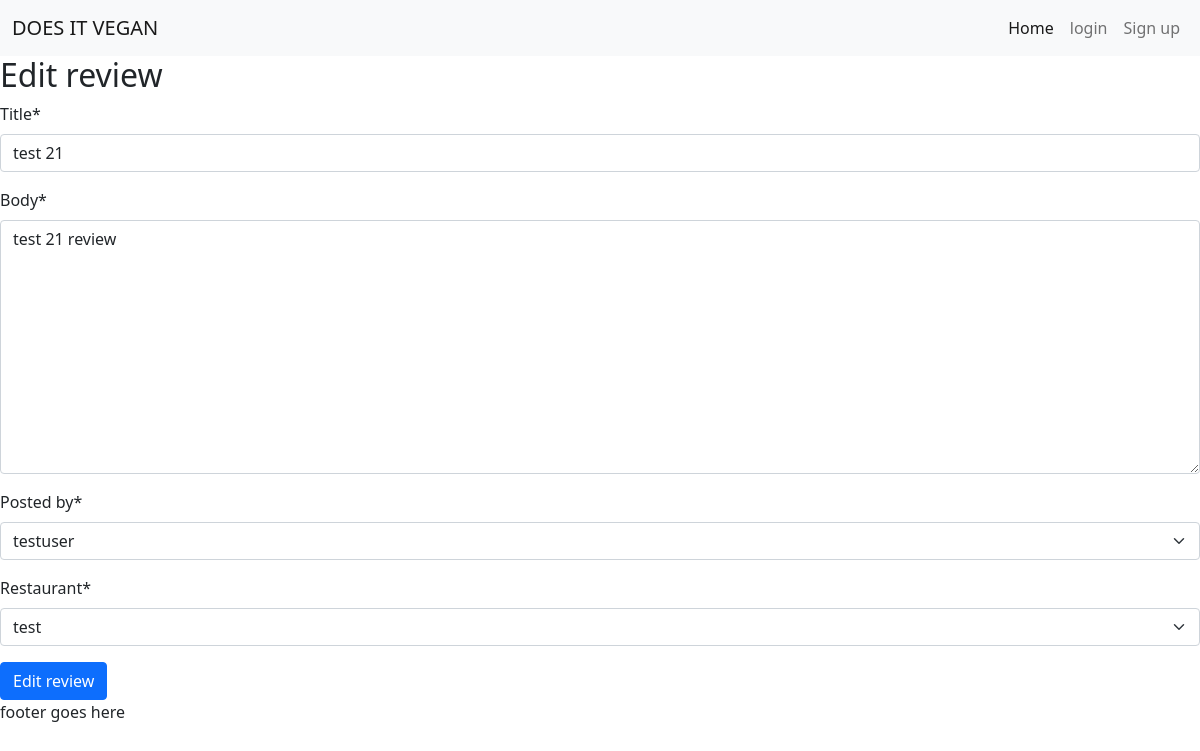
The app's page /edit_review/5 with its own data.
### web_app/models.py (models this page shows, shortened)
class Review(models.Model):
    title = models.CharField(max_length=200, unique=True)
    restaurant = models.ForeignKey(
        Restaurant, on_delete=models.CASCADE, related_name='reviews')
    created_on = models.DateTimeField(auto_now_add=True)
    body = models.TextField()
    approved = models.BooleanField(default=False)
    posted_by = models.ForeignKey(
        User, on_delete=models.CASCADE, related_name="review_added",
        null=True)
    class Meta:
        ordering = ['-created_on']

### web_app/views.py (the view)
class EditReviewView(UpdateView):
    model = Review
    form_class = ReviewForm
    template_name = 'edit_review.html'
    success_url = "/"

### web_app/forms.py
class ReviewForm(forms.ModelForm):
    class Meta:
        model = Review
        fields = (
            'title', 'body', 'posted_by', 'restaurant',
        )

### web_app/models.py (called while the page is built)
    def __str__(self):
        return self.name

### templates/edit_review.html
{% extends "base.html" %}
{% load crispy_forms_tags %}
{% block content %}
<h2>Edit review</h2>
<form method="post">
    {% csrf_token %}{{form|crispy}}
    <button type="submit" class="btn btn-primary">Edit review</button>
</form>
{% endblock %}

### records on screen
Review: title "test 21", body "test 21 review", posted_by "testuser", restaurant "test"
